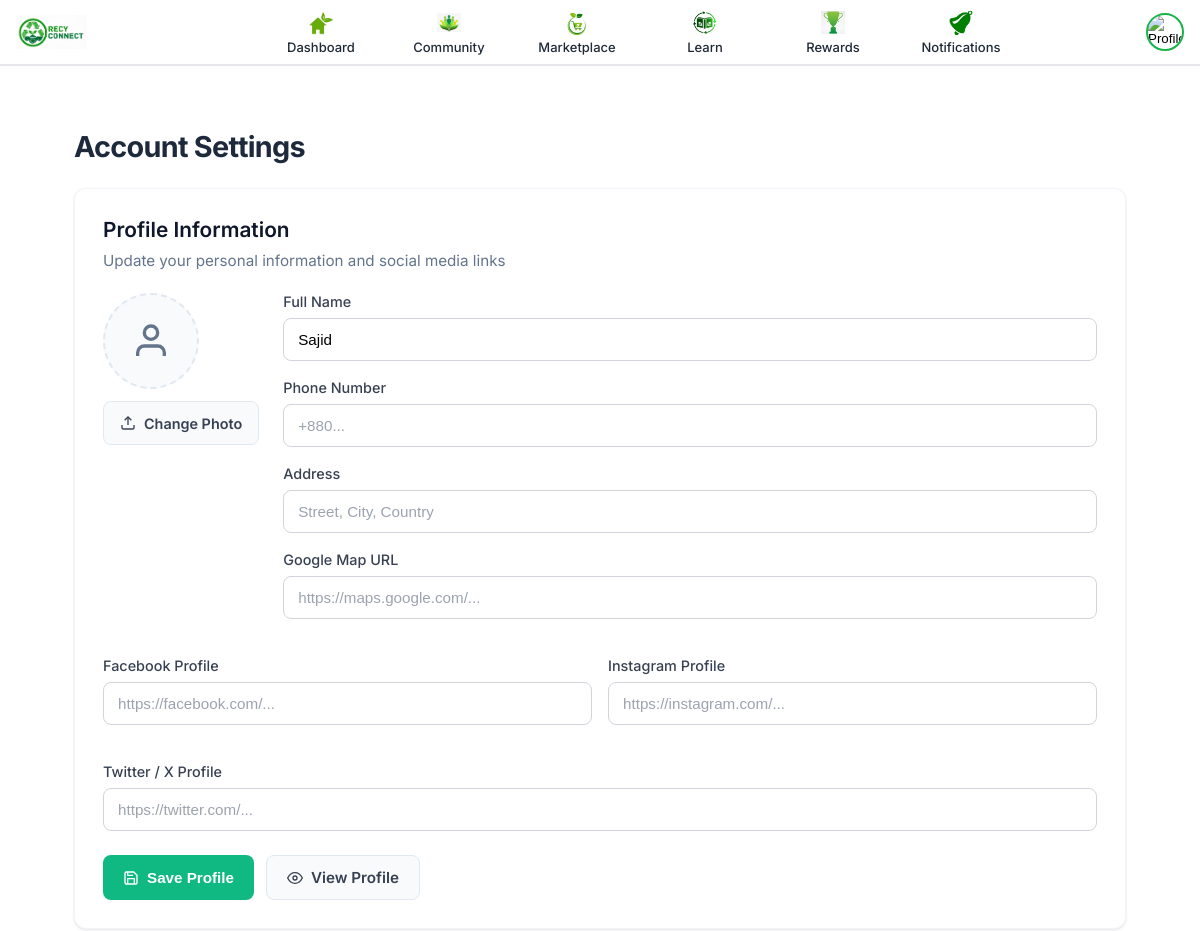
/household/settings/ (signed in, upper part), run on an earlier commit of the app's database.
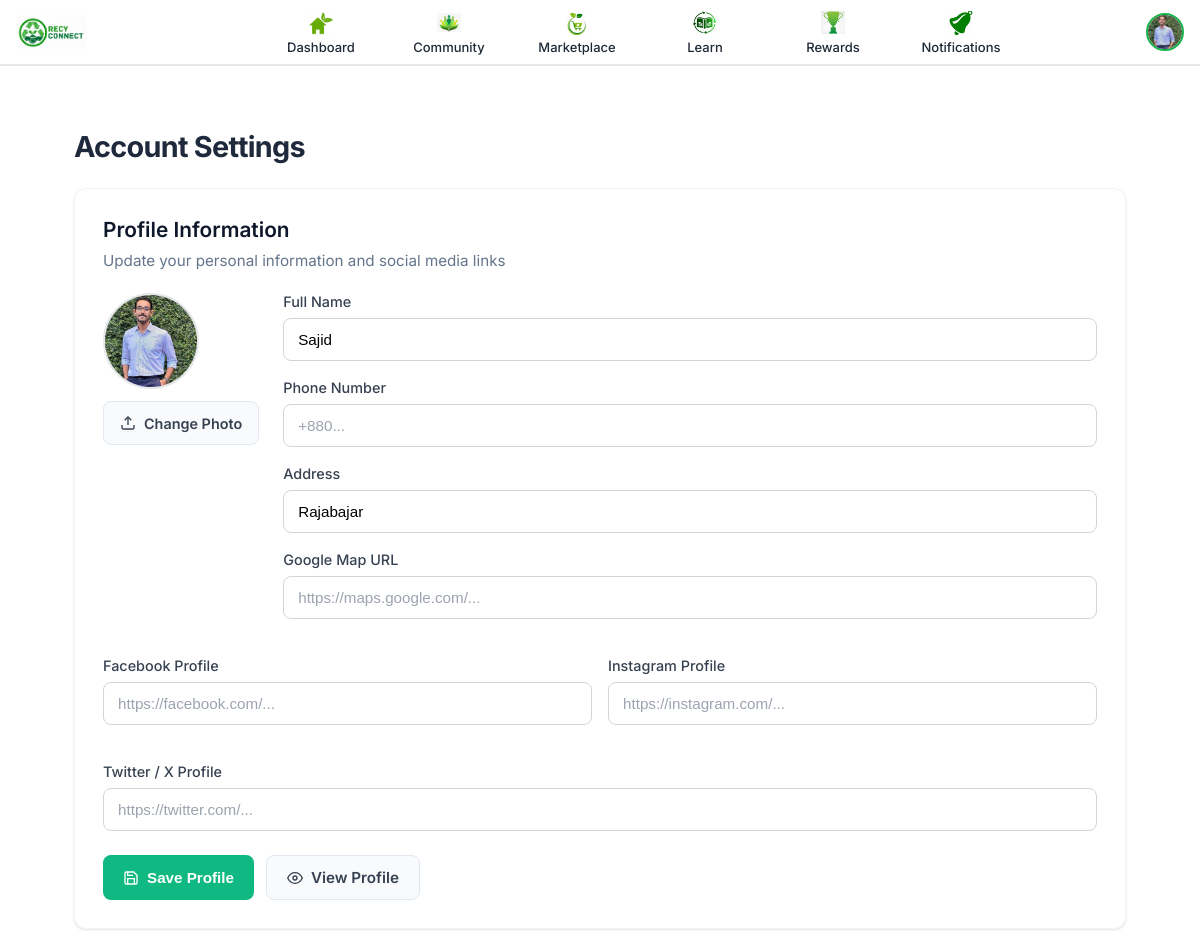
And on a later commit of the database.
### User/models.py (models this page shows, shortened)
class User(AbstractBaseUser):
    ROLE_CHOICES = [
        ("household", "Household"),
        ("collector", "Collector"),
        ("recycler",  "Recycling Centre"),
        ("buyer",     "Buyer"),
    ]
    class ProductKind(models.TextChoices):
        PLASTIC = "plastic", "Plastic"
        PAPER   = "paper",   "Paper"
        GLASS   = "glass",   "Glass"
        METAL   = "metal",   "Metal"
        E_WASTE = "e_waste", "E-waste"
    email = models.EmailField(unique=True, db_index=True)
    password = models.CharField(max_length=128)
    role = models.CharField(max_length=20, choices=ROLE_CHOICES)
    collector_product = models.CharField(
        max_length=12,
        choices=ProductKind.choices,
        blank=True,
        help_text="Collector only: what type of material you collect.",
    )
    name = models.CharField(max_length=100, blank=True)
    phone = models.CharField(max_length=20, blank=True)
    address = models.CharField(max_length=255, blank=True)
    profile_image = models.ImageField(
        upload_to="user_avatars/%Y/%m/", blank=True, null=True,
        help_text="Upload a clear profile photo.",
    )
    map_url = models.URLField(
        blank=True,
        help_text="Google Maps link to your address.",
    )
    facebook = models.URLField(blank=True)
    instagram = models.URLField(blank=True)
    twitter  = models.URLField(blank=True)
    is_staff = models.BooleanField(default=False)
    is_superuser = models.BooleanField(default=False)
    is_active = models.BooleanField(default=False)
    is_approved = models.BooleanField(default=False)
    approved_at = models.DateTimeField(null=True, blank=True)
    approved_by = models.ForeignKey(
        "self", null=True, blank=True,
        on_delete=models.SET_NULL, related_name="approved_users"
    )
    date_joined = models.DateTimeField(default=timezone.now)
    id_card_image = models.ImageField(
        upload_to="user_ids/%Y/%m/",
        blank=True, null=True,
        help_text="ID/visiting card (required for Collector and Recycling Centre).",
    )
    average_rating = models.FloatField(default=0.0)
    ratings_count  = models.PositiveIntegerField(default=0)
    points = models.PositiveIntegerField(default=0, help_text="Total points available to redeem.")
    total_co2_saved_kg = models.DecimalField(
        max_digits=12, decimal_places=3, default=Decimal("0.000"),
        help_text="Lifetime CO₂ saved (kg).",
    )
    total_pickups = models.PositiveIntegerField(default=0, help_text="Lifetime pickups/recycles.")
    objects = UserManager()
    USERNAME_FIELD = "email"
    REQUIRED_FIELDS = ["role"]
    class Meta:
        ordering = ("-date_joined",)

### Household/views.py (the view, shortened to what this page needs)
# urls.py: path("settings/", views.settings_view, name="settings"),
@login_required(login_url="user:login")
def settings(request):
    user = request.user
    return render(request, "Household/h_settings.html")

### Templates/Household/h_settings.html (shortened to what the changed rows need)
{% extends 'Household/h_base.html' %}
{% load static %}
{% block content %}
<div class="hset-container">
  <h1 class="hset-page-title">Account Settings</h1>
  <div class="hset-card">
    <div class="hset-card-header">
      <h2>Profile Information</h2>
    </div>
    <form method="post" enctype="multipart/form-data" class="hset-form">
      <div class="hset-row hset-row-avatar">
        <div class="hset-avatar-wrap">
          {% if request.user.profile_image %}
            <img src="{{ request.user.profile_image.url }}" alt="Avatar" class="hset-avatar">
          {% else %}
            <div class="hset-avatar hset-avatar-placeholder">
              <svg width="40" height="40" viewBox="0 0 24 24" fill="none" stroke="currentColor" stroke-width="2">
                <path d="M20 21v-2a4 4 0 0 0-4-4H8a4 4 0 0 0-4 4v2"></path>
                <circle cx="12" cy="7" r="4"></circle>
              </svg>
            </div>
          {% endif %}
          <label class="hset-btn hset-btn-light">
            <svg width="16" height="16" viewBox="0 0 24 24" fill="none" stroke="currentColor" stroke-width="2" style="margin-right: 8px;">
              <path d="M21 15v4a2 2 0 0 1-2 2H5a2 2 0 0 1-2-2v-4"></path>
              <polyline points="17 8 12 3 7 8"></polyline>
              <line x1="12" y1="3" x2="12" y2="15"></line>
            </svg>
            Change Photo
          </label>
        </div>
        <div class="hset-fields">
          <div class="hset-field-group">
            <label class="hset-label">Full Name</label>
            <input class="hset-input" type="text" name="name" value="{{ request.user.name }}" placeholder="Enter your full name">
          </div>
          <div class="hset-field-group">
            <label class="hset-label">Address</label>
            <input class="hset-input" type="text" name="address" value="{{ request.user.address }}" placeholder="Street, City, Country">
          </div>
        </div>
      </div>
    </form>
  </div>
</div>
{% endblock %}

### Templates/Household/h_base.html (shortened to what this page needs)
{% load static %}
<!DOCTYPE html>
<html lang="en">
<head>
</head>
<body>
  <div class="navbar-wrap">
    <nav class="navbar">
      <a class="brand" href="#">
        <img src="{% static 'RecyLogoNew.png' %}" alt="RecyConnect">
      </a>
      <div class="menu">
        <a href="{% url 'household:dashboard' %}">
          <img src="{% static 'home.png' %}" alt="Home">
          <span>Dashboard</span>
        </a>
        <a href="{% url 'household:community' %}">
          <img src="{% static 'community.png' %}" alt="Community">
          <span>Community</span>
        </a>
        <a href="{% url 'marketplace:household' %}">
          <img src="{% static 'cart.png' %}" alt="Marketplace">
          <span>Marketplace</span>
        </a>
        <a href="{% url 'education:education_awareness_h' %}?tab=guides">
          <img src="{% static 'learn.png' %}" alt="Learn">
          <span>Learn</span>
        </a>
        <a href="{% url 'rewards:household' %}">
          <img src="{% static 'trophy.png' %}" alt="Rewards">
          <span>Rewards</span>
        </a>
        <a href="{% url 'notifications:inbox' %}">
          <img src="{% static 'bell.png' %}" alt="Notifications">
          <span>Notifications</span>
        </a>
      </div>
      <div class="profile">
        <button class="avatar-btn" id="avatarBtn" aria-label="Profile menu">
          {% if request.user.is_authenticated and request.user.profile_image %}
            <img class="avatar" src="{{ request.user.profile_image.url }}" alt="Profile" />
          {% else %}
            <img class="avatar" src="{% static 'icons/avatar-placeholder.png' %}" alt="Profile" />
          {% endif %}
        </button>
      </div>
    </nav>
  </div>
  <main class="container">
    {% block content %}{% endblock %}
  </main>
</body>
</html>

What changed in the data, as far as the page shows it:
changed User "Sajid": user.profile_image: picture added; address (not shown) → "Rajabajar"
